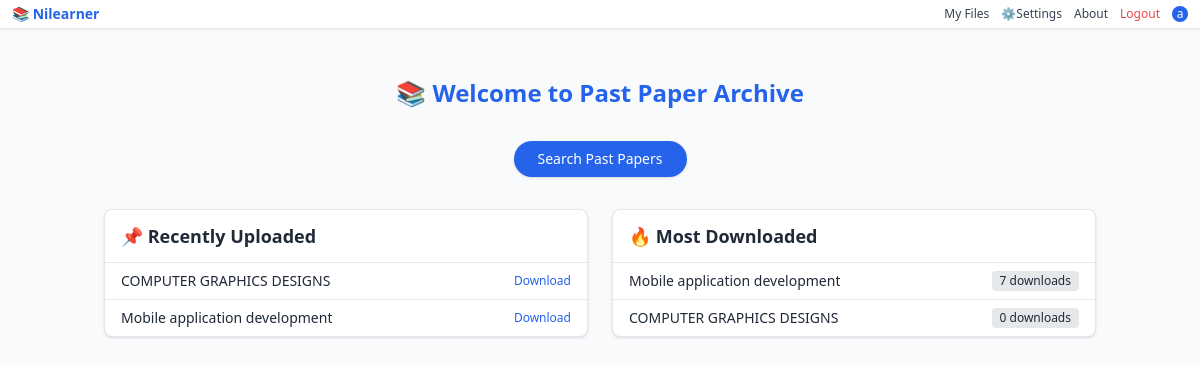
Before: /home/ (signed in) with the older database file.
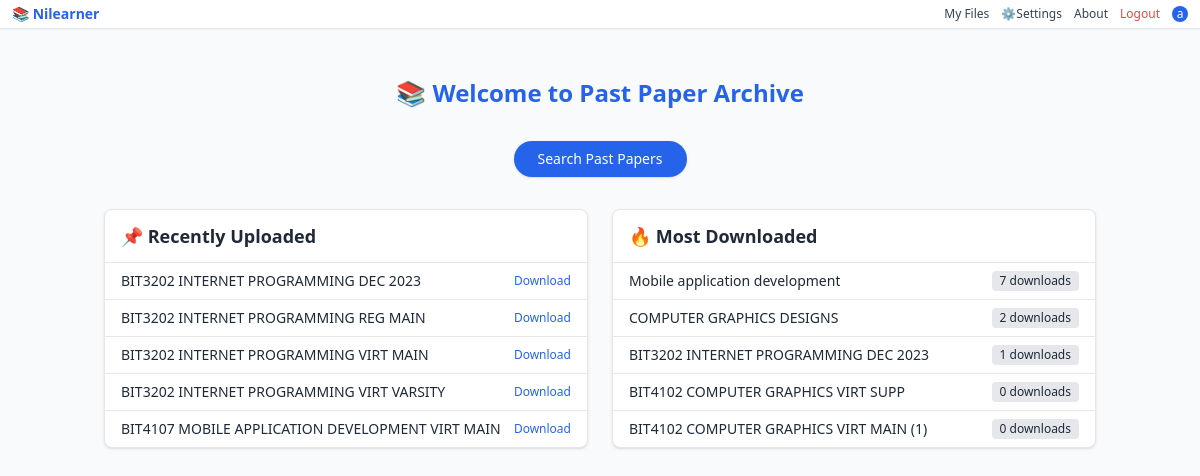
After: the same page with the newer database file.
### papers/models.py (models this page shows, shortened)
class PastPaper(models.Model):
    SEMESTER_CHOICES = [
        ('Fall', 'Fall'),
        ('Spring', 'Spring'),
        ('Summer', 'Summer'),
    ]
    DEPARTMENT_CHOICES = [
        ('Computer Science', 'Computer Science'),
        ('Mathematics', 'Mathematics'),
        ('Physics', 'Physics'),
        ('Chemistry', 'Chemistry'),
        ('Biology', 'Biology'),
        ('Engineering', 'Engineering'),
        ('Business', 'Business'),
    ]
    title = models.CharField(max_length=200)
    course_code = models.CharField(max_length=20)
    department = models.CharField(max_length=100, choices=DEPARTMENT_CHOICES)
    year = models.IntegerField()
    semester = models.CharField(max_length=10, choices=SEMESTER_CHOICES)
    file = models.FileField(upload_to=user_profile_image_path)
    user = models.ForeignKey(User, on_delete=models.CASCADE)
    uploaded_at = models.DateTimeField(auto_now_add=True)
    download_count = models.PositiveIntegerField(default=0)
    class Meta:
        ordering = ['-uploaded_at']
        unique_together = ['title', 'course_code', 'year', 'semester']
        verbose_name = 'Past Paper'
        verbose_name_plural = 'Past Papers'

### papers/views.py (the view)
# urls.py: path('home/', views.home, name='home'),
@login_required
def home(request):
    recent_papers = PastPaper.objects.order_by('-uploaded_at')[:5]
    popular_papers = PastPaper.objects.order_by('-download_count')[:5]
    return render(request, 'home.html', {
        'recent_papers': recent_papers,
        'popular_papers': popular_papers
    })

### papers/templates/home.html (shortened to what this page needs)
{% extends 'base.html' %}
{% block content %}
<div class="container mx-auto px-4 py-8 text-gray-800 dark:text-gray-200 space-y-8">
    <h2 class="text-2xl font-bold text-center text-blue-600 dark:text-blue-400">
        📚 Welcome to Past Paper Archive
    </h2>
    <div class="flex justify-center">
        <a href="{% url 'view_papers' %}"
           class="inline-flex items-center bg-blue-600 hover:bg-blue-700 text-white px-6 py-2 rounded-full text-sm shadow transition-all duration-200">
            Search Past Papers
        </a>
    </div>
    <div class="grid grid-cols-1 md:grid-cols-2 gap-6">
        <div class="bg-white dark:bg-gray-800 rounded-lg shadow border border-gray-200 dark:border-gray-700">
            <h3 class="text-lg font-semibold px-4 py-3 border-b border-gray-200 dark:border-gray-700">
                📌 Recently Uploaded
            </h3>
            <ul class="divide-y divide-gray-200 dark:divide-gray-700">
                {% for paper in recent_papers %}
                    <li class="flex justify-between items-center px-4 py-2 hover:bg-gray-50 dark:hover:bg-gray-700 text-sm">
                        <span class="truncate">{{ paper.title }}</span>
                        <a href="{% url 'download_paper' paper.id %}"
                           class="text-blue-600 dark:text-blue-400 hover:underline text-xs">
                           Download
                        </a>
                    </li>
                {% empty %}
                    <li class="px-4 py-2 text-gray-400 text-sm">No recent papers found.</li>
                {% endfor %}
            </ul>
        </div>
        <div class="bg-white dark:bg-gray-800 rounded-lg shadow border border-gray-200 dark:border-gray-700">
            <h3 class="text-lg font-semibold px-4 py-3 border-b border-gray-200 dark:border-gray-700">
                🔥 Most Downloaded
            </h3>
            <ul class="divide-y divide-gray-200 dark:divide-gray-700">
                {% for paper in popular_papers %}
                    <li class="flex justify-between items-center px-4 py-2 hover:bg-gray-50 dark:hover:bg-gray-700 text-sm">
                        <span class="truncate">{{ paper.title }}</span>
                        <span class="text-xs bg-gray-200 dark:bg-gray-600 px-2 py-0.5 rounded">
                            {{ paper.download_count }} downloads
                        </span>
                    </li>
                {% empty %}
                    <li class="px-4 py-2 text-gray-400 text-sm">No data available.</li>
                {% endfor %}
            </ul>
        </div>
    </div>
</div>
{% endblock %}

Changed rows visible on the page:
no longer on one of the page's lists (row edited): PastPaper: title "Mobile application development"
no longer on one of the page's lists (row edited): PastPaper: title "COMPUTER GRAPHICS DESIGNS"
added PastPaper: title "BIT3202 INTERNET PROGRAMMING DEC 2023", download_count "1"
added PastPaper: title "BIT3202 INTERNET PROGRAMMING REG MAIN", shown under "📌 Recently Uploaded"
added PastPaper: title "BIT3202 INTERNET PROGRAMMING VIRT MAIN", shown under "📌 Recently Uploaded"
added PastPaper: title "BIT3202 INTERNET PROGRAMMING VIRT VARSITY", shown under "📌 Recently Uploaded"
added PastPaper: title "BIT4107 MOBILE APPLICATION DEVELOPMENT VIRT MAIN", shown under "📌 Recently Uploaded"
changed PastPaper "COMPUTER GRAPHICS DESIGNS": download_count "0" → "2"
added PastPaper: title "BIT4102 COMPUTER GRAPHICS VIRT SUPP", download_count "0", shown under "🔥 Most Downloaded"
added PastPaper: title "BIT4102 COMPUTER GRAPHICS VIRT MAIN (1)", download_count "0", shown under "🔥 Most Downloaded"
